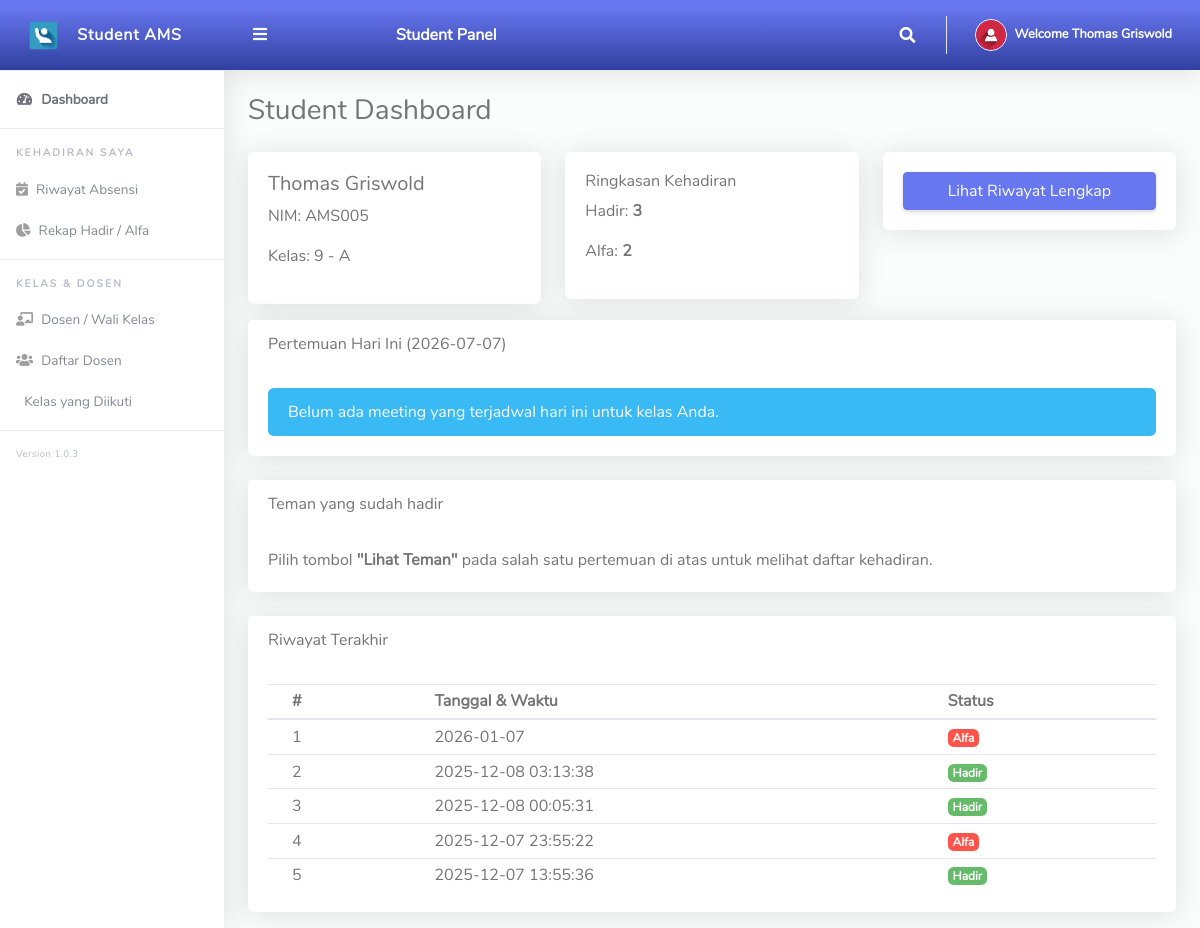
The page /student/index.php (signed in) on the database its author committed.
### tables this page shows
CREATE TABLE `tblstudents` (
  `Id` int(10) NOT NULL,
  `fullName` varchar(150) NOT NULL,
  `admissionNumber` varchar(50) NOT NULL,
  `password` varchar(50) NOT NULL,
  `classId` varchar(10) NOT NULL,
  `classArmId` varchar(10) NOT NULL,
  `dateCreated` varchar(50) NOT NULL
);

CREATE TABLE `tblclass` (
  `Id` int(10) NOT NULL,
  `className` varchar(255) NOT NULL
);

CREATE TABLE `tblclassarms` (
  `Id` int(10) NOT NULL,
  `classId` varchar(10) NOT NULL,
  `classArmName` varchar(255) NOT NULL,
  `isAssigned` varchar(10) NOT NULL
);

CREATE TABLE `tblattendance` (
  `Id` int(10) NOT NULL,
  `admissionNo` varchar(255) NOT NULL,
  `classId` varchar(10) NOT NULL,
  `classArmId` varchar(10) NOT NULL,
  `meetingId` int(11) DEFAULT NULL,
  `meetingNo` int(3) NOT NULL,
  `sessionTermId` varchar(10) NOT NULL,
  `status` varchar(10) NOT NULL,
  `dateTimeTaken` varchar(20) NOT NULL
);

### student/index.php (the view, shortened to what this page needs)
<?php
include '../Includes/dbcon.php';
$studentId   = $_SESSION['studentId'];
$admissionNo = $_SESSION['admissionNumber'];
$classId     = $_SESSION['classId'];
$classArmId  = $_SESSION['classArmId'];
$todayDate = date('Y-m-d');
$q = mysqli_query(
    $conn,
    "SELECT s.fullName, s.admissionNumber, c.className, a.classArmName
     FROM tblstudents s
     JOIN tblclass c ON c.Id = s.classId
     JOIN tblclassarms a ON a.Id = s.classArmId
     WHERE s.Id = '$studentId'"
);
$student = mysqli_fetch_assoc($q);
$todayMeetings = [];
$selectedMeeting   = null;
$statRes = mysqli_query(
    $conn,
    "SELECT
        SUM(status = '1') AS totalPresent,
        SUM(status = '0') AS totalAbsent
     FROM tblattendance
     WHERE admissionNo = '$admissionNo'
       AND classId     = '$classId'
       AND classArmId  = '$classArmId'"
);
$stat = $statRes ? mysqli_fetch_assoc($statRes) : ['totalPresent'=>0,'totalAbsent'=>0];
$historyRes = mysqli_query(
    $conn,
    "SELECT dateTimeTaken, status
     FROM tblattendance
     WHERE admissionNo = '$admissionNo'
       AND classId     = '$classId'
       AND classArmId  = '$classArmId'
     ORDER BY dateTimeTaken DESC
     LIMIT 10"
);
?>
<!DOCTYPE html>
<html lang="en">
<head>
  <link href="../vendor/fontawesome-free/css/all.min.css" rel="stylesheet">
  <link href="../vendor/bootstrap/css/bootstrap.min.css" rel="stylesheet">
  <link href="css/ruang-admin.min.css" rel="stylesheet">
</head>
<body id="page-top">
<div id="wrapper">
  <?php include 'includes/sidebar.php'; ?>
  <div id="content-wrapper" class="d-flex flex-column">
    <div id="content">
      <?php include 'includes/topbar.php'; ?>
      <div class="container-fluid">
        <h1 class="h3 mb-4">Student Dashboard</h1>
        <div class="row">
          <div class="col-md-4">
            <div class="card mb-3">
              <div class="card-body">
                <h5><?php echo htmlspecialchars($student['fullName']); ?></h5>
                <p>NIM: <?php echo htmlspecialchars($student['admissionNumber']); ?></p>
                <p>Kelas: <?php echo htmlspecialchars($student['className'] . ' - ' . $student['classArmName']); ?></p>
              </div>
            </div>
          </div>
          <div class="col-md-4">
            <div class="card mb-3">
              <div class="card-body">
                <h6>Ringkasan Kehadiran</h6>
                <p>Hadir: <b><?php echo (int)$stat['totalPresent']; ?></b></p>
                <p>Alfa:  <b><?php echo (int)$stat['totalAbsent']; ?></b></p>
              </div>
            </div>
          </div>
          <div class="col-md-4">
            <div class="card mb-3">
              <div class="card-body text-center">
                <a href="attendance-history.php" class="btn btn-primary btn-block">Lihat Riwayat Lengkap</a>
              </div>
            </div>
          </div>
        </div>
        <div class="card mb-4">
          <div class="card-header">
            Pertemuan Hari Ini (<?php echo $todayDate; ?>)
          </div>
          <div class="card-body">
            <?php if (count($todayMeetings) === 0): ?>
              <div class="alert alert-info mb-0">
                Belum ada meeting yang terjadwal hari ini untuk kelas Anda.
              </div>
            <?php endif; ?>
          </div>
        </div>
        <div class="card mb-4" id="teman">
          <div class="card-header">Teman yang sudah hadir</div>
          <div class="card-body">
            <?php if (!$selectedMeeting): ?>
              <p class="text-muted mb-0">
                Pilih tombol <b>"Lihat Teman"</b> pada salah satu pertemuan di atas untuk melihat daftar kehadiran.
              </p>
            <?php endif; ?>
          </div>
        </div>
        <div class="card mb-3">
          <div class="card-header">Riwayat Terakhir</div>
          <div class="card-body">
            <table class="table table-sm">
              <thead>
                <tr>
                  <th>#</th>
                  <th>Tanggal & Waktu</th>
                  <th>Status</th>
                </tr>
              </thead>
              <tbody>
                <?php
                $i = 1;
                if ($historyRes && mysqli_num_rows($historyRes) > 0):
                    while ($row = mysqli_fetch_assoc($historyRes)):
                        $status = $row['status'] == '1' ? 'Hadir' : 'Alfa';
                        $color  = $row['status'] == '1' ? 'success' : 'danger';
                ?>
                <tr>
                  <td><?php echo $i++; ?></td>
                  <td><?php echo htmlspecialchars($row['dateTimeTaken']); ?></td>
                  <td><span class="badge badge-<?php echo $color; ?>"><?php echo $status; ?></span></td>
                </tr>
                <?php endwhile; else: ?>
                <tr><td colspan="3" class="text-center">Belum ada data absensi.</td></tr>
                <?php endif; ?>
              </tbody>
            </table>
          </div>
        </div>
      </div>
    </div>
  </div>
</div>
</body>
</html>

### student/Includes/topbar.php (shortened to what this page needs)
<?php
$studentId = $_SESSION['studentId'] ?? null;
$query = "SELECT fullName FROM tblstudents WHERE Id = '$studentId' LIMIT 1";
$rs    = $conn->query($query);
$rows  = $rs ? $rs->fetch_assoc() : null;
$fullName = $rows ? $rows['fullName'] : "Student";
?>
<nav class="navbar navbar-expand navbar-light bg-gradient-primary topbar mb-4 static-top">
    <button id="sidebarToggleTop" class="btn btn-link rounded-circle mr-3">
        <i class="fa fa-bars"></i>
    </button>
    <div class="text-white big" style="margin-left:100px;">
        <b>Student Panel</b>
    </div>
    <ul class="navbar-nav ml-auto">
        <li class="nav-item dropdown no-arrow d-none d-sm-block">
            <a class="nav-link dropdown-toggle" href="#" id="searchDropdown" role="button" data-toggle="dropdown"
               aria-haspopup="true" aria-expanded="false">
                <i class="fas fa-search fa-fw text-white"></i>
            </a>
        </li>
        <li class="nav-item dropdown no-arrow">
            <a class="nav-link dropdown-toggle" href="#" id="userDropdown" role="button" data-toggle="dropdown"
               aria-haspopup="true" aria-expanded="false">
                <img class="img-profile rounded-circle" src="img/user-icn.png" style="max-width: 60px">
                <span class="ml-2 d-none d-lg-inline text-white small">
                    <b>Welcome <?php echo htmlspecialchars($fullName); ?></b>
                </span>
            </a>
        </li>
    </ul>
</nav>

### rows shown on the page
tblstudents: fullName "Thomas Griswold", admissionNumber "AMS005", classId.classArmName "9 - A"
tblattendance: dateTimeTaken "2026-01-07", status "Alfa"
tblattendance: dateTimeTaken "2025-12-08 03:13:38", status "Hadir"
tblattendance: dateTimeTaken "2025-12-08 00:05:31", status "Hadir"
tblattendance: dateTimeTaken "2025-12-07 23:55:22", status "Alfa"
tblattendance: dateTimeTaken "2025-12-07 13:55:36", status "Hadir"

### other values the page prints
$stat['totalPresent'] "3"
$stat['totalAbsent'] "2"
